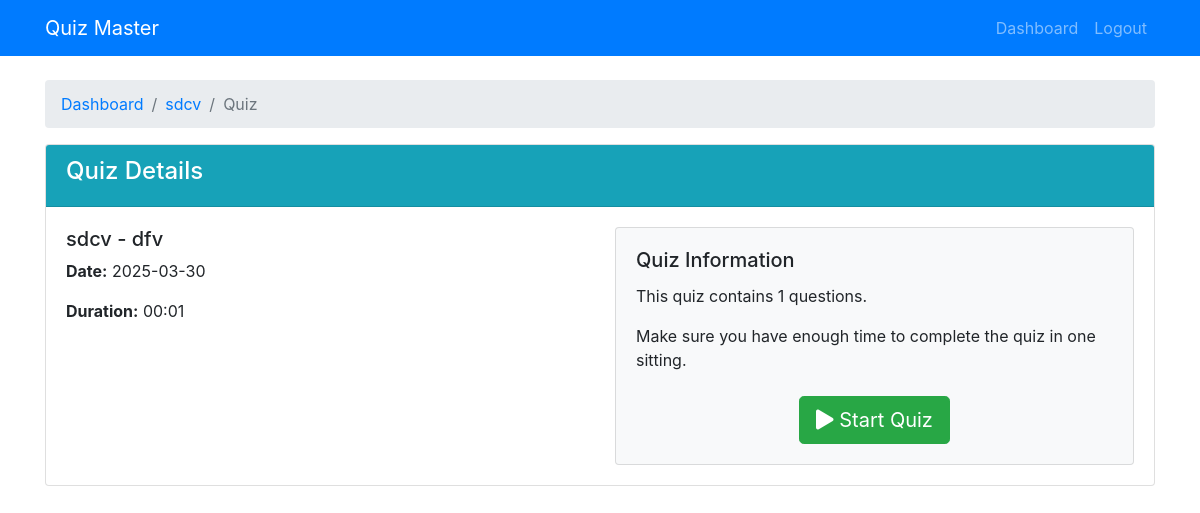
Page /user/quiz/1 (signed in) on the committed database.
### models/db_setup.py (models this page shows)
class Subject(db.Model):
    id = db.Column(db.Integer, primary_key=True)
    name = db.Column(db.String(100), nullable=False)
    description = db.Column(db.Text)
    chapters = db.relationship('Chapter', backref='subject', lazy=True, cascade="all, delete-orphan")

class Chapter(db.Model):
    id = db.Column(db.Integer, primary_key=True)
    name = db.Column(db.String(100), nullable=False)
    description = db.Column(db.Text)
    subject_id = db.Column(db.Integer, db.ForeignKey('subject.id'), nullable=False)
    quizzes = db.relationship('Quiz', backref='chapter', lazy=True, cascade="all, delete-orphan")

class Quiz(db.Model):
    id = db.Column(db.Integer, primary_key=True)
    chapter_id = db.Column(db.Integer, db.ForeignKey('chapter.id'), nullable=False)
    date_of_quiz = db.Column(db.Date, nullable=False)
    time_duration = db.Column(db.String(5), nullable=False)  # Format: HH:MM
    remarks = db.Column(db.Text)
    questions = db.relationship('Question', backref='quiz', lazy=True, cascade="all, delete-orphan")
    scores = db.relationship('Score', backref='quiz', lazy=True, cascade="all, delete-orphan")

### controllers/user.py (the view)
def user_view_quiz(quiz_id):
    if not session.get('user_id') or session.get('is_admin'):
        return redirect(url_for('login'))
    quiz = Quiz.query.get_or_404(quiz_id)
    return render_template('user/quiz_details.html', quiz=quiz)

### templates/user/quiz_details.html (shortened to what this page needs)
<!DOCTYPE html>
<html lang="en">
<head>
    <link rel="stylesheet" href="https://stackpath.bootstrapcdn.com/bootstrap/4.5.2/css/bootstrap.min.css">
    <link rel="stylesheet" href="https://cdnjs.cloudflare.com/ajax/libs/font-awesome/5.15.1/css/all.min.css">
</head>
<body>
    <nav class="navbar navbar-expand-lg navbar-dark bg-primary">
        <div class="container">
            <a class="navbar-brand" href="#">Quiz Master</a>
            <div class="collapse navbar-collapse" id="navbarNav">
                <ul class="navbar-nav ml-auto">
                    <li class="nav-item">
                        <a class="nav-link" href="{{ url_for('user_dashboard') }}">Dashboard</a>
                    </li>
                    <li class="nav-item">
                        <a class="nav-link" href="{{ url_for('logout') }}">Logout</a>
                    </li>
                </ul>
            </div>
        </div>
    </nav>
    <div class="container mt-4">
        <nav aria-label="breadcrumb">
            <ol class="breadcrumb">
                <li class="breadcrumb-item"><a href="{{ url_for('user_dashboard') }}">Dashboard</a></li>
                <li class="breadcrumb-item"><a href="{{ url_for('user_view_subject', subject_id=quiz.chapter.subject.id) }}">{{ quiz.chapter.subject.name }}</a></li>
                <li class="breadcrumb-item active">Quiz</li>
            </ol>
        </nav>
        <div class="card">
            <div class="card-header bg-info text-white">
                <h4>Quiz Details</h4>
            </div>
            <div class="card-body">
                <div class="row">
                    <div class="col-md-6">
                        <h5>{{ quiz.chapter.subject.name }} - {{ quiz.chapter.name }}</h5>
                        <p><strong>Date:</strong> {{ quiz.date_of_quiz.strftime('%Y-%m-%d') }}</p>
                        <p><strong>Duration:</strong> {{ quiz.time_duration }}</p>
                    </div>
                    <div class="col-md-6">
                        <div class="card bg-light">
                            <div class="card-body">
                                <h5 class="card-title">Quiz Information</h5>
                                <p class="card-text">This quiz contains {{ quiz.questions|length }} questions.</p>
                                <p class="card-text">Make sure you have enough time to complete the quiz in one sitting.</p>
                                <div class="text-center mt-4">
                                    <a href="{{ url_for('start_quiz', quiz_id=quiz.id) }}" class="btn btn-success btn-lg">
                                        <i class="fas fa-play"></i> Start Quiz
                                    </a>
                                </div>
                            </div>
                        </div>
                    </div>
                </div>
            </div>
        </div>
    </div>
</body>
</html>

### rows in the picture
Subject: chapter.subject.name "sdcv"
Chapter: chapter.name "dfv"
Quiz: date_of_quiz "2025-03-30", time_duration "00:01"

### other values in the picture
{{ quiz.questions|length }} "1"
